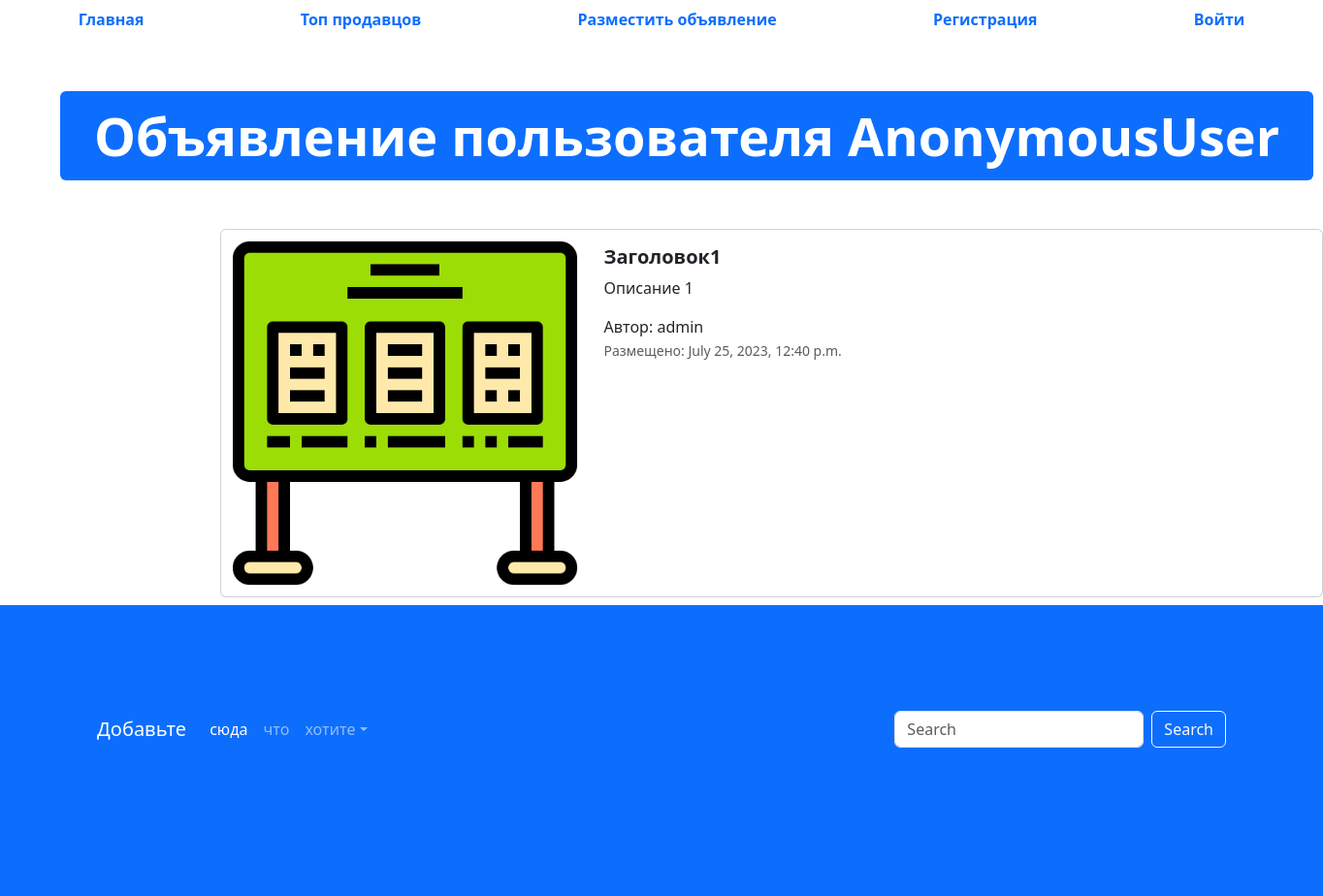
The app's page /advertisement/1 with its own data.
### app_advertisements/models.py (models this page shows, shortened)
class Advertisements(models.Model):
    title = models.CharField("Заголовок", max_length=128)
    description = models.TextField('Описание')
    price = models.DecimalField("Цена", max_digits=10, decimal_places=2)
    auction = models.BooleanField("Торг", help_text="Отметьте, если торг уместен")
    created_at = models.DateTimeField(auto_now_add=True)
    updated_at = models.DateTimeField(auto_now=True)
    user = models.ForeignKey(User, verbose_name='пользователь', on_delete=models.CASCADE)
    image = models.ImageField('Изображение', upload_to="advertisements/")

### app_advertisements/views.py (the view)
# urls.py: path('advertisement/<int:pk>', advertisement_detail, name='adv-detail'),
def advertisement_detail(request, pk):
    advertisement = Advertisements.objects.get(id=pk)
    context = {
        'advertisement': advertisement}
    return render(request, 'app_advertisements/advertisement.html', context)

### templates/app_advertisements/advertisement.html (shortened to what this page needs)
{% extends 'base.html' %}
{% block content %}
<body>
  <ul class="nav nav-pills sticky-top bg-white nav-fill">
    <li class="nav-item">
      <a class="nav-link" href="{% url 'main-page' %}">
        <span style="font-weight: bold;">Главная</span>{% load static %}
      </a>
    </li>
    <li class="nav-item">
      <a class="nav-link" href="{% url 'top-sellers' %}"><span style="font-weight: bold;">Топ продавцов</span>
      </a>
    </li>
    <li class="nav-item">
      <a class="nav-link" href="{% url 'adv-post' %}">
        <span style="font-weight: bold;">Разместить объявление</span>
      </a>
    </li>
        {% if not request.user.is_authenticated %}
    <li class="nav-item">
      <a class="nav-link" href="{% url 'register' %}">
        <span style="font-weight: bold;">Регистрация</span>
      </a>
    </li>
    <li class="nav-item">
      <a class="nav-link" href="{% url 'login' %}">
        <span style="font-weight: bold;">Войти</span>
      </a>
    </li>
    {% endif %}
  </ul>
  <div class="container" style="margin: 50px;">
    <div class="display-2">
      <span class="badge bg-primary">Объявление пользователя {{user}}</span>
    </div>
  </div>
  <div class="col offset-2">
    <div class="card mb-2" style="max-width: 1200px; margin-top: 20px;">
      <div class="row g-0">
        <div class="col-md-4">
          <a href="#" class="nav-link">
            <img src="{% if advertisement.image %} {{ advertisement.image.url }} {% else %} {% static 'img/item.png' %} {% endif %}" class="img-fluid rounded-start" alt="Card title">
          </a>
        </div>
        <div class="col">
          <div class="card-body">
            <h5 class="card-title">
              <a href="#" class="nav-link"><strong>{{ advertisement.title }}</strong></a>
            </h5>
            <p class="card-text">
              {{ advertisement.description }}
            </p>
            <span>Автор: {{ advertisement.user }}</span>
            <p class="card-text"><small class="text-muted">Размещено: {{ advertisement.created_at }}</small></p>
          </div>
        </div>
      </div>
    </div>
  </div>
  <footer style="padding: 100px; min-height: 300px;" class="bg-primary">
    <nav class="navbar navbar-expand-sm navbar-dark">
      <a class="navbar-brand" href="#">Добавьте</a>
      <div class="collapse navbar-collapse" id="collapsibleNavId">
        <ul class="navbar-nav me-auto mt-2 mt-lg-0">
          <li class="nav-item">
            <a class="nav-link active" href="#" aria-current="page">сюда</a>
          </li>
          <li class="nav-item">
            <a class="nav-link" href="#">что</a>
          </li>
          <li class="nav-item dropdown">
            <a class="nav-link dropdown-toggle" href="#" id="dropdownId" data-bs-toggle="dropdown" aria-haspopup="true"
              aria-expanded="false">хотите</a>
          </li>
        </ul>
        <form class="d-flex my-2 my-lg-0">
          <input class="form-control me-sm-2" type="text" placeholder="Search">
          <button class="btn btn-outline-light my-2 my-sm-0" type="submit">Search</button>
        </form>
      </div>
    </nav>
  </footer>
</body>
{% endblock %}

### records on screen
Advertisements: title "Заголовок1", description "Описание 1", user "admin", created_at "July 25, 2023, 12:40 p.m."

### other values on screen
{{ user }} "AnonymousUser"
